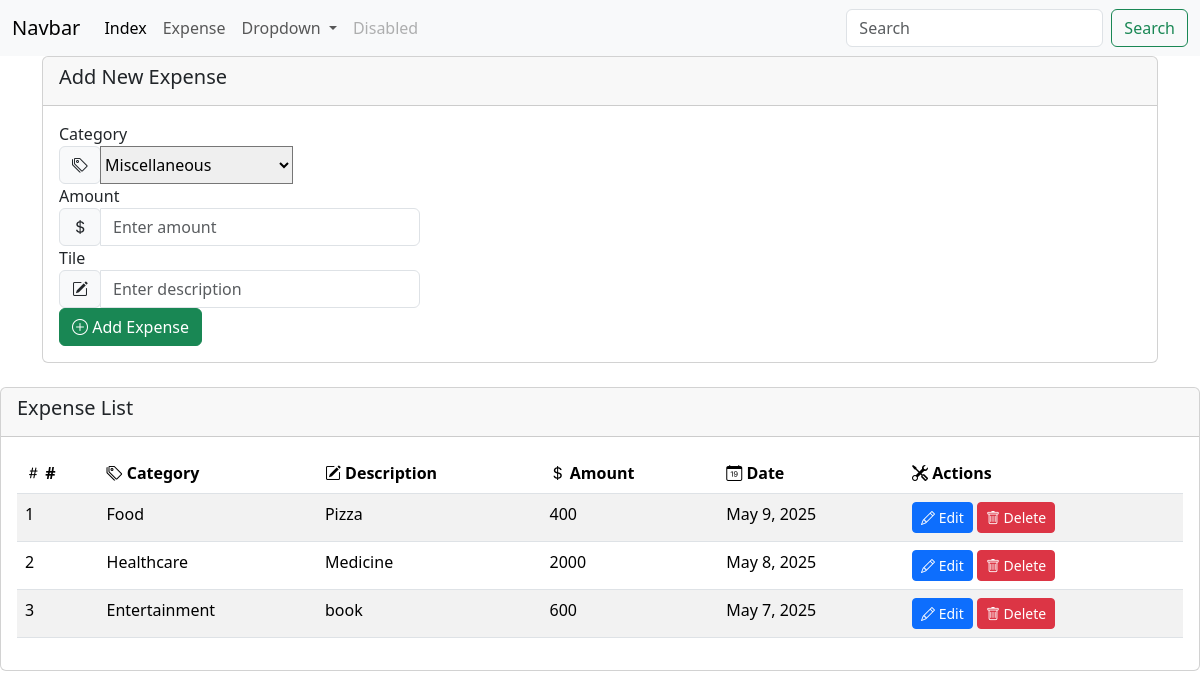
/expense/add/ (signed in), run on an earlier commit of the app's database.
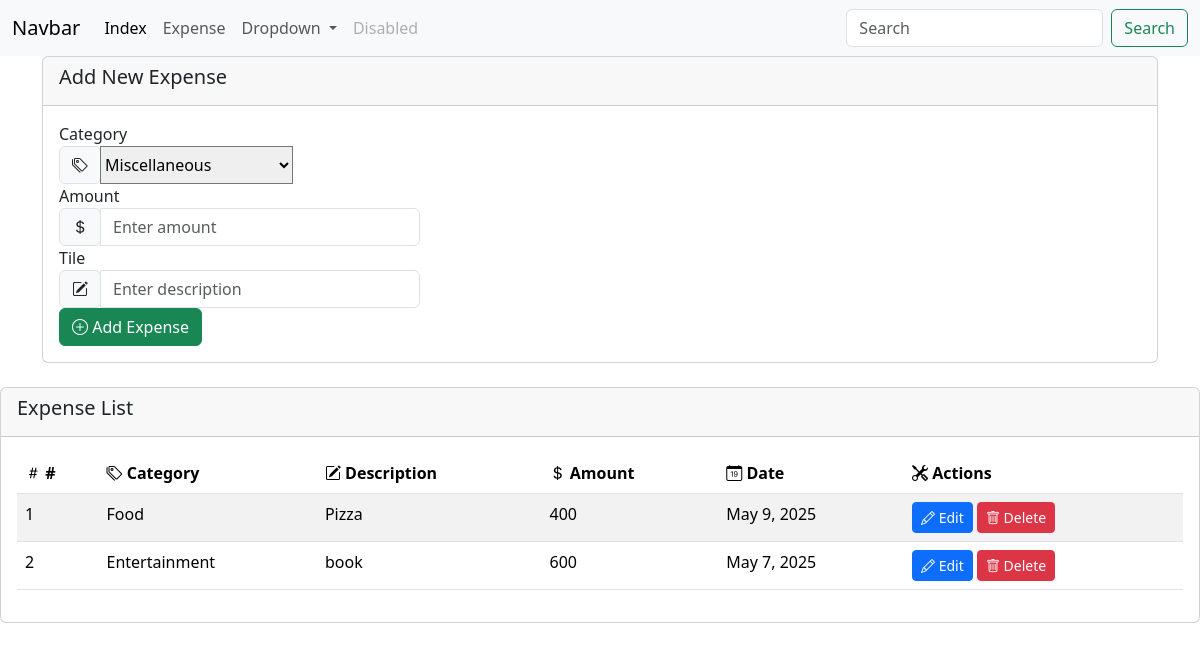
And on a later commit of the database.
### myapp/models.py (models this page shows, shortened)
class Expense(models.Model):
    title=models.CharField(max_length=100)
    amount=models.PositiveBigIntegerField()
    EXPENSE_CATEGORIES = (
    ('Housing', 'Housing'),
    ('Transportation', 'Transportation'),
    ('Food', 'Food'),
    ('Healthcare', 'Healthcare'),
    ('Education', 'Education'),
    ('Entertainment', 'Entertainment'),
    ('Personal Care', 'Personal Care'),
    ('Debt Payments', 'Debt Payments'),
    ('Savings & Investments', 'Savings & Investments'),
    ('Gifts & Donations', 'Gifts & Donations'),
    ('Insurance', 'Insurance'),
    ('Travel', 'Travel'),
    ('Miscellaneous', 'Miscellaneous'),
    )
    categories=models.CharField(max_length=50,choices=EXPENSE_CATEGORIES,default='Miscellaneous')
    created_at=models.DateTimeField(auto_now_add=True)
    owner=models.ForeignKey(User,on_delete=models.CASCADE)

### myapp/views.py (the view, shortened to what this page needs)
# urls.py: path('expense/add/',views.ExpenseAddView.as_view(),name='expenseadd'),
@method_decorator(signin_required,name='dispatch')
class ExpenseAddView(View):
    def get(self,request,*args,**kwargs):
        form_instance=ExpenseForm()
        qs=Expense.objects.filter(owner=request.user).order_by('-created_at')
        return render(request,'expense_add.html',{'form':form_instance,'data':qs})

### myapp/forms.py
class ExpenseForm(forms.ModelForm):
    class Meta:
        model=Expense
        fields=['title','amount','categories']

### myapp/decoraters.py (called while the page is built)
def signin_required(fn):
    def wrapper(request,*args,**kwargs):
        if not request.user.is_authenticated:
            messages.error(request,'Login Required')
            return redirect('signin')
        else:
            return fn(request,*args,**kwargs)
    return wrapper

### myapp/templates/expense_add.html (shortened to what this page needs)
{%extends 'base.html'%}
{%block main_block%}
    <div class="container">
        <div class="card mb-4">
            <div class="card-header">
                <h5 class="card-title">Add New Expense</h5>
            </div>
            <div class="card-body">
                <form method="post">
                    <div class="form-row">
                        <div class="form-group col-md-4">
                            <label for="expenseCategory">Category</label>
                            <div class="input-group">
                                <div class="input-group-prepend">
                                    <span class="input-group-text"><i class="bi bi-tags"></i></span>
                                </div>
                                {{form.categories}}
                            </div>
                        </div>
                        <div class="form-group col-md-4">
                            <label for="expenseAmount">Amount</label>
                            <div class="input-group">
                                <div class="input-group-prepend">
                                    <span class="input-group-text"><i class="bi bi-currency-dollar"></i></span>
                                </div>
                                <input name="amount" type="number" class="form-control" id="expenseAmount" placeholder="Enter amount" required>
                            </div>
                        </div>
                        <div class="form-group col-md-4">
                            <label for="expenseDescription">Tile</label>
                            <div class="input-group">
                                <div class="input-group-prepend">
                                    <span class="input-group-text"><i class="bi bi-pencil-square"></i></span>
                                </div>
                                <input name='title' type="text" class="form-control" id="expenseDescription" placeholder="Enter description" required>
                            </div>
                        </div>
                    </div>
                    <button type="submit" class="btn btn-success"><i class="bi bi-plus-circle"></i> Add Expense</button>
                </form>
            </div>
        </div>
    </div>
    <div class="card">
        <div class="card-header">
            <h5 class="card-title">Expense List</h5>
        </div>
        <div class="card-body">
            <table class="table table-striped table-hover">
                <thead class="thead-dark">
                    <tr>
                        <th><i class="bi bi-hash"></i> #</th>
                        <th><i class="bi bi-tags"></i> Category</th>
                        <th><i class="bi bi-pencil-square"></i> Description</th>
                        <th><i class="bi bi-currency-dollar"></i> Amount</th>
                        <th><i class="bi bi-calendar-date"></i> Date</th>
                        <th><i class="bi bi-tools"></i> Actions</th>
                    </tr>
                </thead>
                <tbody>
                    {%for e in data%}
                    <tr>
                        <td>{{forloop.counter}}</td>
                        <td>{{e.categories}}</td>
                        <td>{{e.title}}</td>
                        <td>{{e.amount}}</td>
                        <td>{{e.created_at|date}}</td>
                        <td>
                            <a href="{%url 'expenseedit' e.id%}" class="btn btn-primary btn-sm"><i class="bi bi-pencil"></i> Edit</a>
                            <a href="{%url 'expensedelete' e.id%}" class="btn btn-danger btn-sm"><i class="bi bi-trash"></i> Delete</a>
                        </td>
                    </tr>
                    {%endfor%}
                </tbody>
            </table>
        </div>
    </div>
{%endblock%}

What changed in the data, as far as the page shows it:
removed Expense: categories "Healthcare", title "Medicine", amount "2000", created_at "May 8, 2025"
